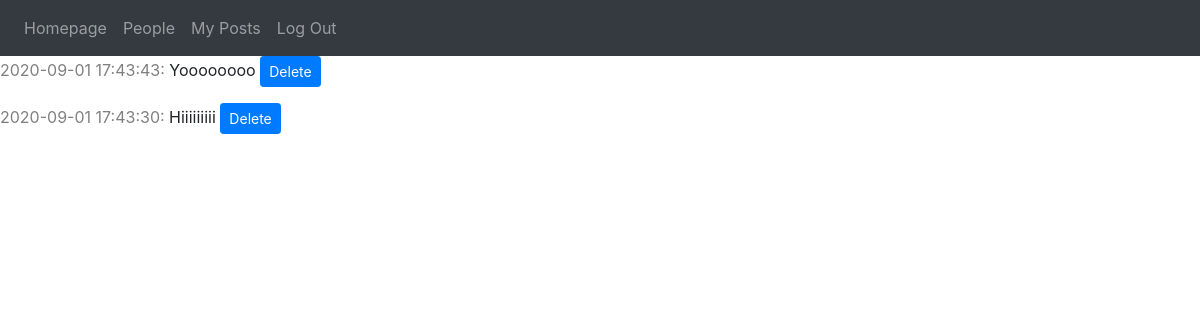
The page /myPosts (signed in) on the database as committed earlier.
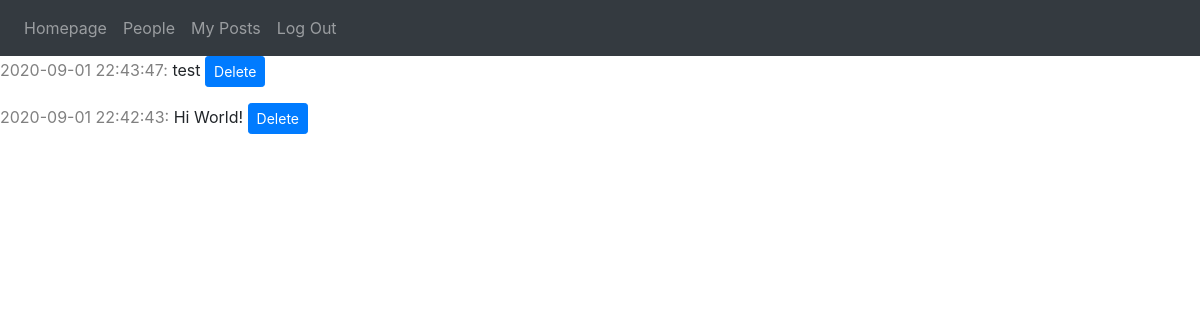
The same page on the database as committed later.
### tables this page shows
CREATE TABLE posts (
		id INTEGER PRIMARY KEY AUTOINCREMENT NOT NULL,
		name TEXT NOT NULL,
		content TEXT NOT NULL,
		posted DATETIME NOT NULL DEFAULT CURRENT_TIMESTAMP
);

### application.py (the view)
@app.route("/myPosts")
def myPosts():
    posts = getMyPosts()
    posts.reverse()
    return render_template("myPosts.html", posts=posts)

### models.py (called while the page is built)
def initialise(option, connection=False):
    con = sql.connect(path.join(ROOT, "socialMedia.db"))
    if option == 2:
        con.row_factory = sql.Row
        cur = con.cursor()
        if connection == False:
            return cur
        else:
            return cur, con
    else:
        cur = con.cursor()
        if option == 1:
            if connection == False:
                return cur
            else:
                return cur, con
        user_id = session["user_id"]
        if connection == False:
            return cur, user_id
        else:
            return cur, user_id, con

def getMyPosts():
    cur, user_id = initialise(3)
    cur.execute("SELECT username FROM users WHERE id = ?", [user_id])
    name = cur.fetchall()[0][0]
    cur.execute("SELECT * FROM posts WHERE name = ?", [name])
    posts = cur.fetchall()
    return posts

### templates/myPosts.html (shortened to what this page needs)
{% extends "layout.html" %}
{% block main %}
    {% for post in posts %}
        <div>
            <p>
                <span class="datetime">{{ post[3] }}:</span>
                {{ post[2] }}
                <a class="btn btn-primary btn-sm" href="{{ url_for('delete', post_id=post[0]) }}">Delete</a>
            </p>
        </div>
    {% endfor %}
{% endblock %}

Rows that differ between the two databases and show on the page:
removed posts: posted "2020-09-01 17:43:43", content "Yoooooooo"
removed posts: posted "2020-09-01 17:43:30", content "Hiiiiiiiii"
added posts: posted "2020-09-01 22:43:47", content "test"
added posts: posted "2020-09-01 22:42:43", content "Hi World!"
